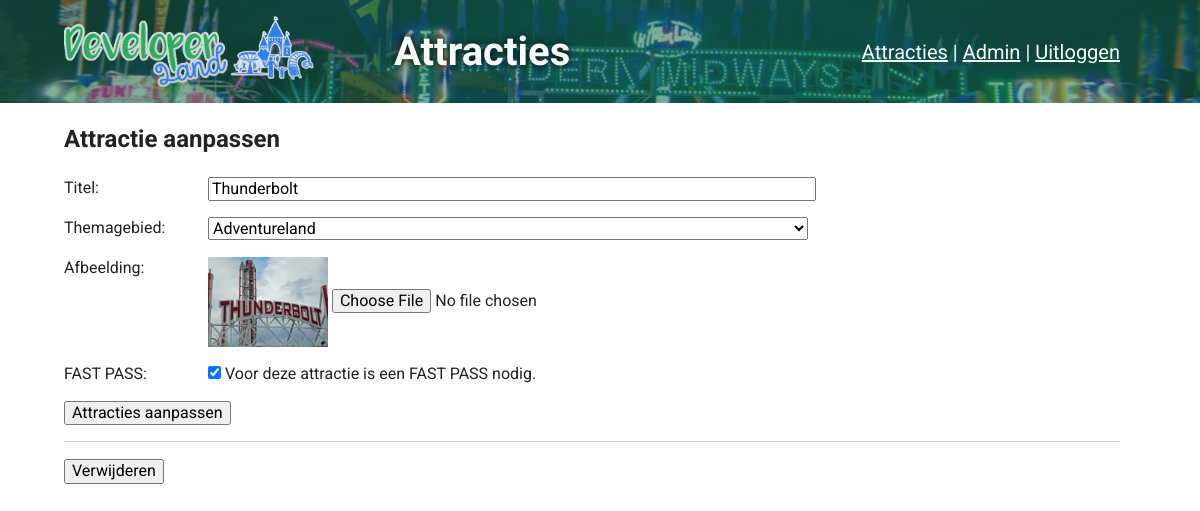
Screenshot of /admin/attracties/edit.php?id=2 (signed in) with the database file from the repository.
### tables this page shows
CREATE TABLE IF NOT EXISTS `rides` (
  `id` int(11) NOT NULL AUTO_INCREMENT,
  `title` varchar(255) NOT NULL,
  `themeland` varchar(255) NOT NULL,
  `img_file` text NOT NULL,
  `description` text NOT NULL,
  `min_length` int default NULL,
  `fast_pass` int(1) default 0,
  PRIMARY KEY (`id`)
);

### admin/backend/config.php (called while the page is built, shortened)
<?php
$base_url = 'http://localhost/attractiepagina';

### admin/attracties/edit.php (the view, shortened to what this page needs)
<?php
require_once '../backend/config.php';
?>
<!doctype html>
<html lang="nl">
<head>
    <link rel="stylesheet" href="<?php echo $base_url; ?>/css/normalize.css">
    <link rel="stylesheet" href="<?php echo $base_url; ?>/css/main.css">
</head>
<body>
    <?php require_once '../../header.php'; ?>
    <div class="container">
        <h2>Attractie aanpassen</h2>
        <?php
        $id = $_GET['id'];
        require_once '../backend/conn.php';
        $query = "SELECT * FROM rides WHERE id = :id";
        $statement = $conn->prepare($query);
        $statement->execute([":id" => $id]);
        $ride = $statement->fetch(PDO::FETCH_ASSOC);
        ?>
        <form action="../backend/ridesController.php" method="POST">
            <div class="form-group">
                <label for="title">Titel:</label>
                <input type="text" name="title" id="title" class="form-input" value="<?php echo $ride['title']; ?>">
            </div>
            <div class="form-group">
                <label for="themeland">Themagebied:</label>
                <select name="themeland" id="themeland" class="form-input">
                    <option value="adventureland" <?php if($ride['themeland'] == 'adventureland') echo 'selected'; ?>>Adventureland</option>
                </select>
            </div>
            <div class="form-group">
                <label for="img_file">Afbeelding:</label>
                <img src="<?php echo $base_url . "/img/attracties/" . $ride['img_file']; ?>" alt="attractiefoto" style="max-width: 120px;">
                <input type="file" name="img_file" id="img_file" class="form-input">
            </div>
            <div class="form-group">
                <label for="fast_pass">FAST PASS:</label>
                <input type="checkbox" name="fast_pass" id="fast_pass" <?php if($ride['fast_pass']) echo 'checked'; ?>>
                <label for="fast_pass">Voor deze attractie is een FAST PASS nodig.</label>
            </div>
            <input type="submit" value="Attracties aanpassen">
        </form>
        <hr>
        <form action="../backend/ridesController.php" method="POST">
            <input type="submit" value="Verwijderen">
        </form>
    </div>
</body>
</html>

### css/main.css (style rules this page uses)
html { color: #222; font-size: 1em; line-height: 1.4; font-family: "Roboto", sans-serif; }
hr { display: block; height: 1px; border: 0; border-top: 1px solid #ccc; margin: 1em 0; padding: 0; }
audio, canvas, iframe, img, svg, video { vertical-align: middle; }
html { font-size: 16px; }
body { font-family: Roboto, sans-serif; }
.container { margin-left: 4rem; margin-right: 5rem; }
.form-group { margin: 1rem 0; }
label { cursor: pointer; display: inline-block; min-width: 140px; vertical-align: top; }
.form-input { width: 600px; }

### rows the page displays
rides: title "Thunderbolt", themeland "Adventureland", img_file (picture), fast_pass "☑"
